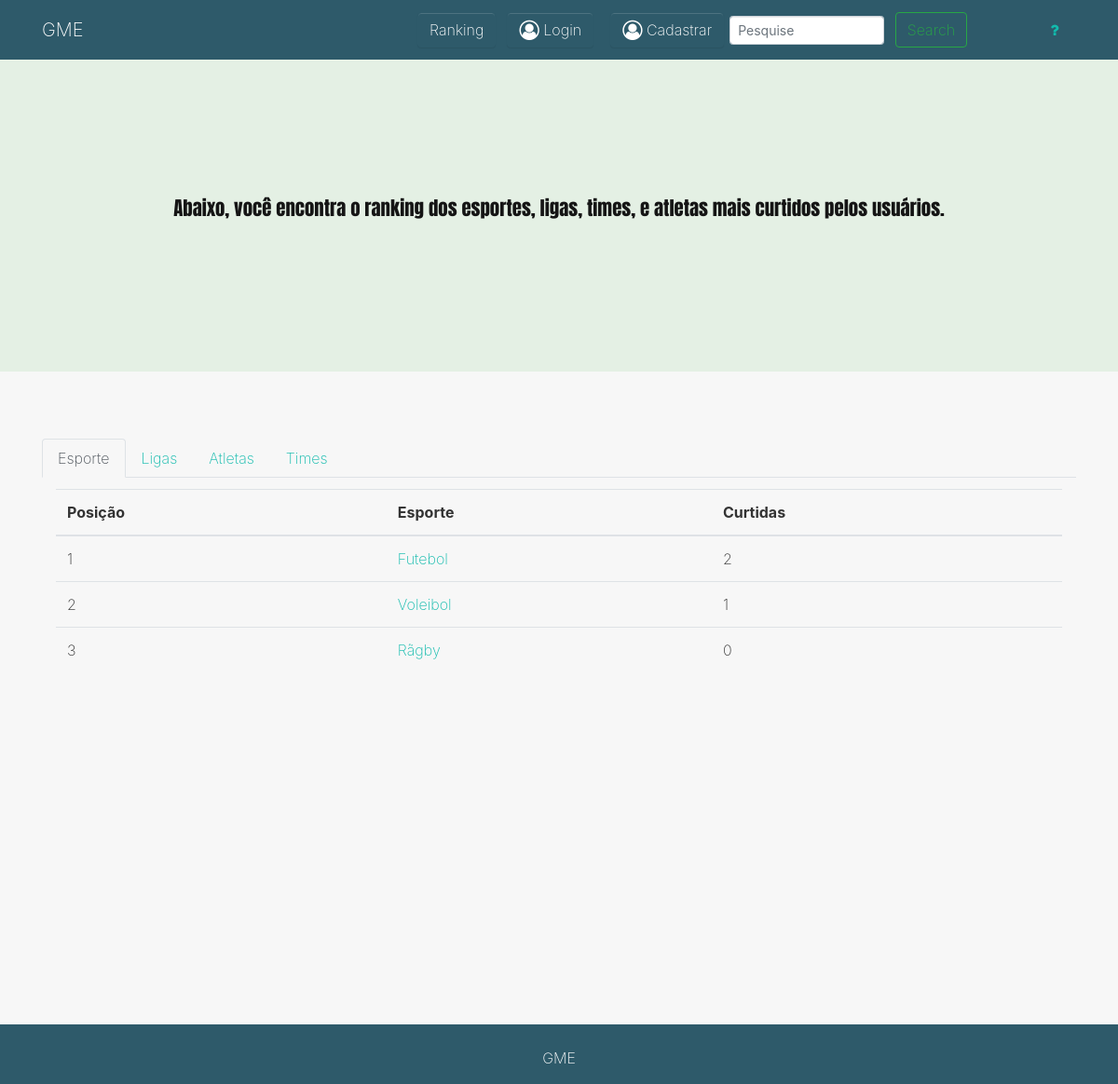
The app's page /app/controller/RankingController.php?rota=ranking, older data.
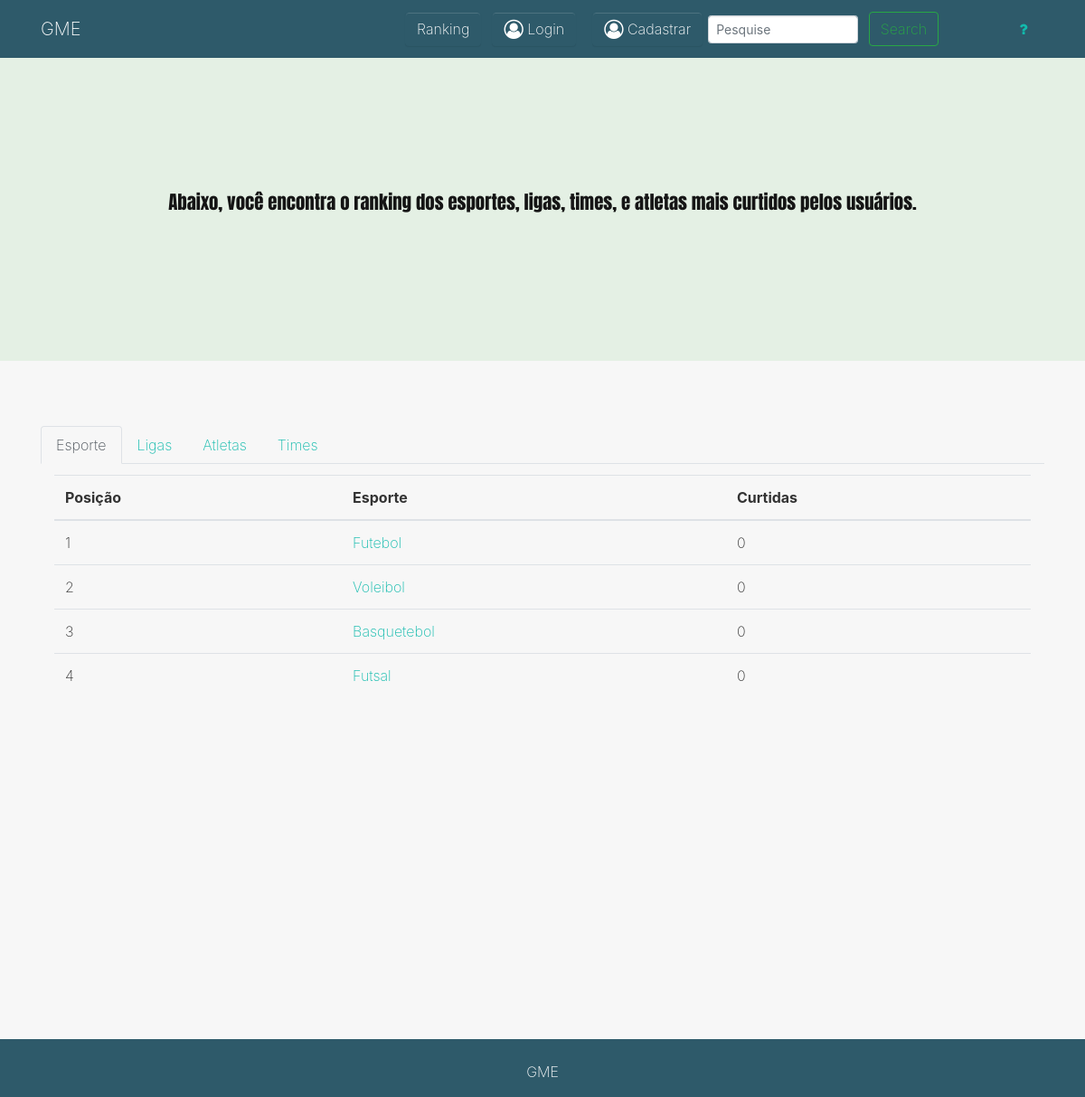
The same page, newer data.
### tables this page shows
CREATE TABLE `esportes` (
  `nome_esporte` varchar(35) DEFAULT NULL,
  `historia` varchar(1000) DEFAULT NULL,
  `id_esporte` int(10) NOT NULL,
  `num_praticantes` varchar(20) NOT NULL,
  `regras` varchar(10000) DEFAULT NULL,
  `icon_esporte` varchar(300) DEFAULT NULL
);

### app/database/Conexao.php (called while the page is built, shortened)
<?php
class Conexao
{
    public static function getConexao(){
        $conexao = new PDO("mysql:host=".self::HOST.";dbname=".self::NOMEBANCO.";charset=utf8", self::USUARIO, self::SENHA);
        return $conexao;
    }
}

### app/crud/CrudEsporte.php (called while the page is built, shortened)
<?php
require_once __DIR__.'/../database/Conexao.php';
class CrudEsporte
{
    private $conexao;
    public function __construct() {
        $this->conexao = Conexao::getConexao();
    }
     public function get_ids_esportes_curtidos()
     {
         $sql1 = "SELECT DISTINCT curtir_esportes.id_esporte FROM `curtir_esportes`";
         $consulta = $this->conexao->query($sql1)->fetchAll(PDO::FETCH_ASSOC);
         $ids = [];
         foreach ($consulta as $a){
             $ids[] = $a['id_esporte'];
         }
         return $ids;
     }
     public function get_ids_todos_esportes()
     {
         $sql = "SELECT esportes.id_esporte FROM `esportes`";
         $consulta = $this->conexao->query($sql)->fetchAll(PDO::FETCH_ASSOC);
         $ids = [];
         foreach ($consulta as $a){
             $ids[] = $a['id_esporte'];
         }
         return $ids;
     }
     public function ranking()
     {
         $sql = "SELECT esportes.id_esporte, `nome_esporte`, COUNT(curtir_esportes.id_esporte) AS qtd_curtidas FROM `curtir_esportes`, `esportes` WHERE esportes.id_esporte = curtir_esportes.id_esporte GROUP BY esportes.id_esporte";
         $consulta = $this->conexao->query($sql)->fetchAll(PDO::FETCH_ASSOC);
         foreach ($consulta as $item){
             $qtd_curtidas = $item['qtd_curtidas'];
             $nome_esporte = $item['nome_esporte'];
             $id_esporte = $item['id_esporte'];
                $esportes[] = ["nome_esporte" => $nome_esporte,
                 "qtd_curtidas" => $qtd_curtidas, "id_esporte" => $id_esporte] ;
         }
         $ids_geral = $this->get_ids_todos_esportes();
         $ids_curtidos = $this->get_ids_esportes_curtidos();
         foreach ($ids_geral as $idG){
             if(!in_array($idG, $ids_curtidos)){
                 $sql = "SELECT * FROM esportes WHERE id_esporte = {$idG}";
                 $resultado = $this->conexao->query($sql)->fetchAll(PDO::FETCH_ASSOC);
                 foreach ($resultado as $res) {
                     $res['qtd_curtidas'] = 0;
                     $esportes[] = [
                         "nome_esporte" => $res['nome_esporte'], "qtd_curtidas" => $res['qtd_curtidas'], "id_esporte" => $res['id_esporte']
                     ];
                 }
             }
         }
         return $esportes;
     }
}

### app/view/ranking.php (the view, shortened to what the changed rows need)
<!DOCTYPE html>
<html>
<head>
  <link rel="stylesheet" href="https://cdnjs.cloudflare.com/ajax/libs/font-awesome/4.7.0/css/font-awesome.min.css" type="text/css">
  <link rel="stylesheet" href="../../assets/ranking.css" type="text/css">
</head>
<body>
<div class="py-5">
    <div class="container">
        <div class="row">
            <div class="col-md-12">
                <div class="tab-content mt-2">
                    <div class="tab-pane fade show active" id="tabtwo" role="tabpanel">
                        <div class="col-md-12">
                            <table class="table">
                                <thead>
                                <tr>
                                    <th>Posição</th>
                                    <th>Esporte</th>
                                    <th>Curtidas</th>
                                </tr>
                                </thead>
                                <tbody>
                                <?php $i = 1; ?>
                                <?php foreach ($esportes as $ee): ?>
                                    <tr>
                                        <td><?= $i ?></td>
                                        <td><a href="EsporteController.php?rota=ver&id=<?= $ee['id_esporte']?>"><?= $ee['nome_esporte'] ?></a></td>
                                        <td>
                                            <?= $ee['qtd_curtidas'] ?>
                                        </td>
                                    </tr>
                                <?php $i += 1; endforeach; ?>
                                </tbody>
                            </table>
                        </div>
                    </div>
                </div>
            </div>
        </div>
    </div>
</div>
</body>
</html>

Row changes from the older to the newer data that the page shows:
removed esportes: nome_esporte "Rãgby", qtd_curtidas "0"
changed esportes "Futebol": qtd_curtidas "2" → "0"
computed for esportes "Voleibol": qtd_curtidas "1" → "0"
added esportes: nome_esporte "Basquetebol", qtd_curtidas "0"
added esportes: nome_esporte "Futsal", qtd_curtidas "0"
